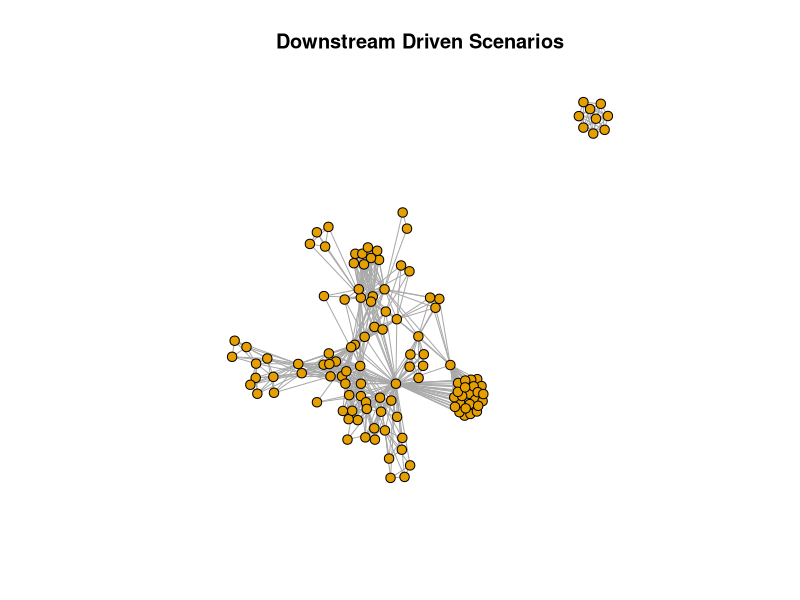
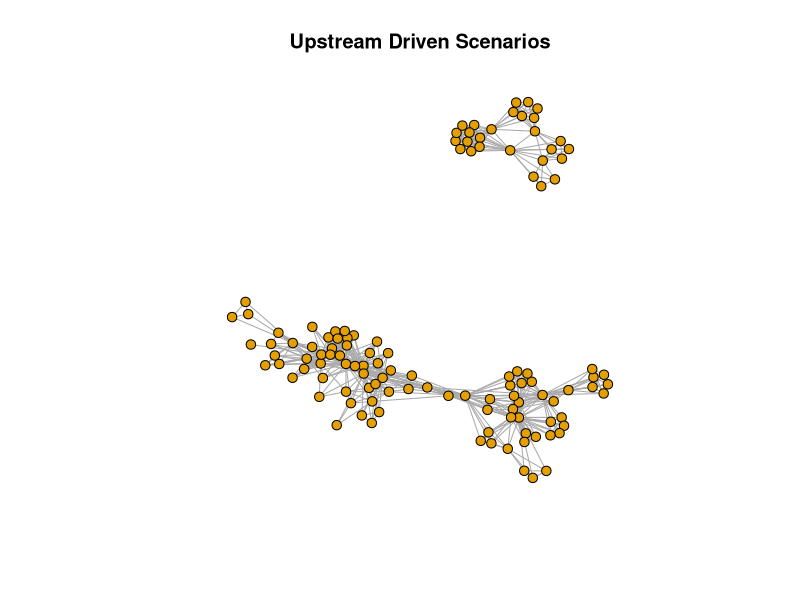
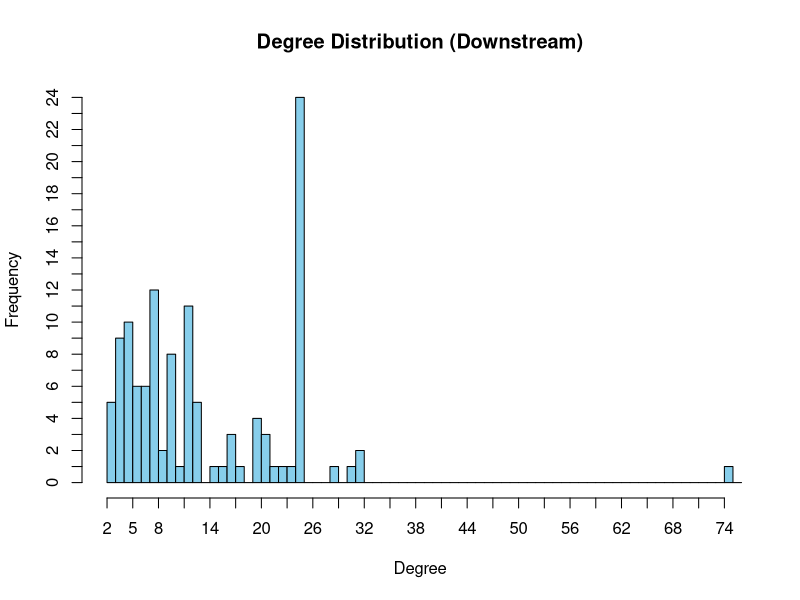
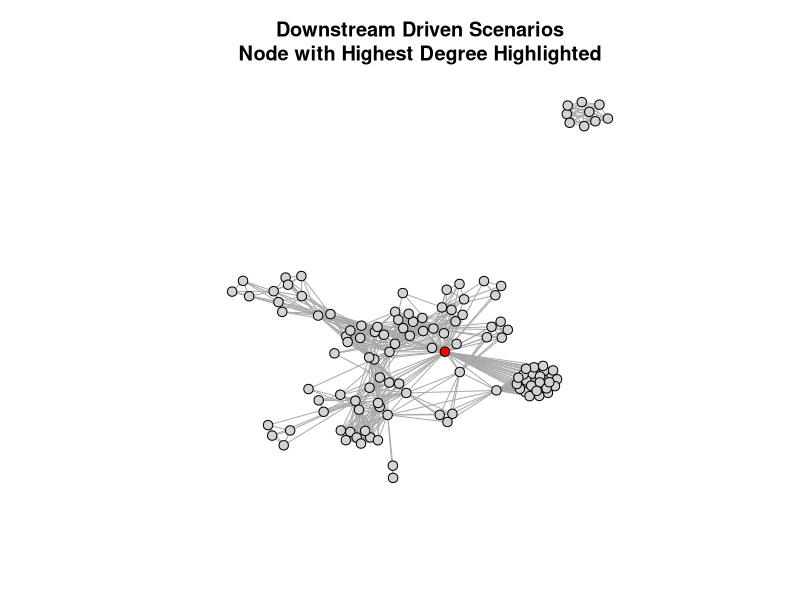
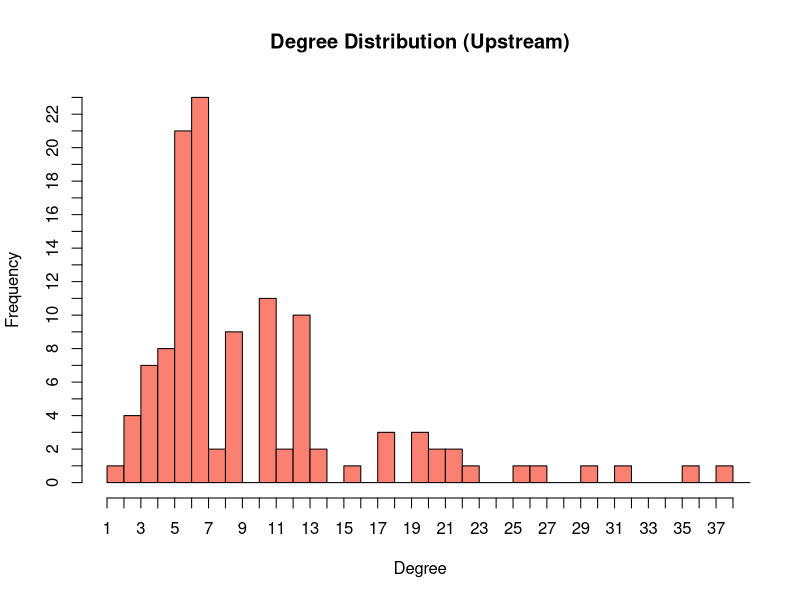
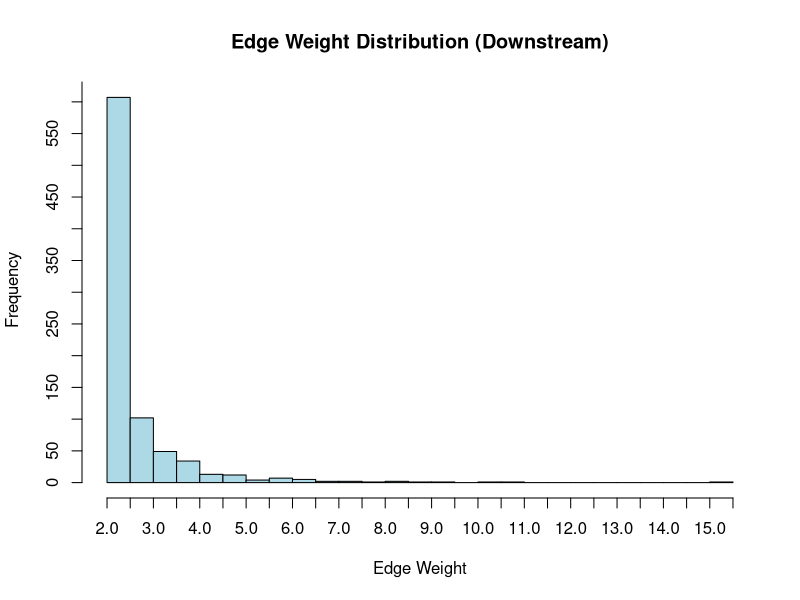
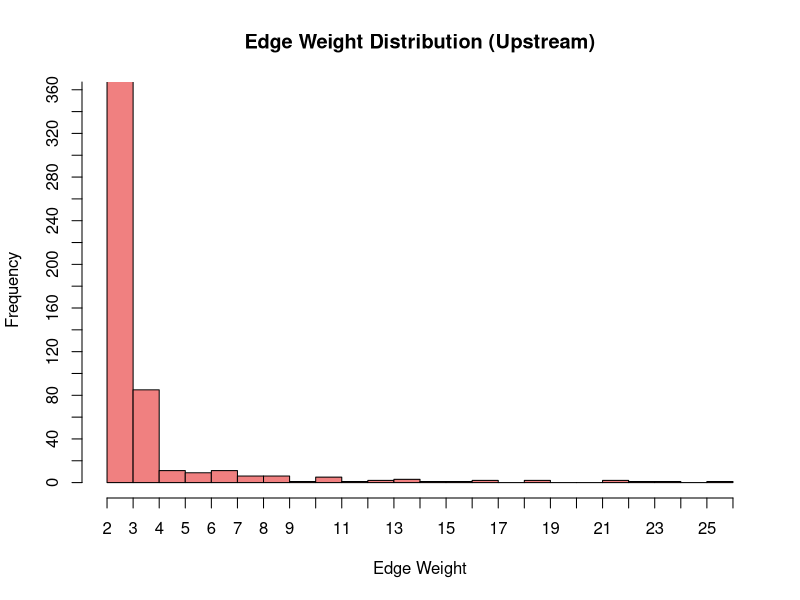

Write R code to recreate these figures, in order.
library(igraph)
#install.packages("rstudioapi")
library(rstudioapi)

# To set current directory as working directory:
setwd(dirname(rstudioapi::getActiveDocumentContext()$path))
getwd()
list.files()

# --- Downstream Driven Scenarios Graph ---

# Read the CSV file
df_ds <- read.csv("../data/downstream_driven.csv", stringsAsFactors = FALSE)

# Get unique usernames (nodes = developers)
nodes_ds <- unique(df_ds$username)

# Create edges with weights based on shared scenarios
# edge_weights will store the weight for each pair
edge_weights <- list()

scenarios <- unique(df_ds$scenario)

for (scenario in scenarios) {
  # Get all rows for this scenario
  scenario_data <- df_ds[df_ds$scenario == scenario, ]
  
  # Calculate involvement for each developer in this scenario
  # (sum of max_inv across all projects they appear in for this scenario)
  dev_involvement <- aggregate(max_inv ~ username, data = scenario_data, FUN = sum)
  
  # Get developers in this scenario
  devs <- unique(scenario_data$username)
  
  # Create edges between all pairs of developers in this scenario
  if (length(devs) > 1) {
    pairs <- combn(devs, 2)
    for (i in 1:ncol(pairs)) {
      dev1 <- pairs[1, i]
      dev2 <- pairs[2, i]
      
      # Get involvement values for both developers
      inv1 <- dev_involvement$max_inv[dev_involvement$username == dev1]
      inv2 <- dev_involvement$max_inv[dev_involvement$username == dev2]
      
      # Calculate scenario weight as average of their involvements
      scenario_weight <- mean(c(inv1, inv2))
      
      # Create edge key (sorted to avoid duplicates)
      edge_key <- paste(sort(c(dev1, dev2)), collapse = "_")
      
      # Add to cumulative weight
      if (is.null(edge_weights[[edge_key]])) {
        edge_weights[[edge_key]] <- scenario_weight
      } else {
        edge_weights[[edge_key]] <- edge_weights[[edge_key]] + scenario_weight
      }
    }
  }
}

# Convert edge_weights list to edge_list dataframe
edge_list <- data.frame(
  from = character(),
  to = character(),
  weight = numeric(),
  stringsAsFactors = FALSE
)

for (edge_key in names(edge_weights)) {
  devs <- strsplit(edge_key, "_")[[1]]
  edge_list <- rbind(edge_list, data.frame(
    from = devs[1],
    to = devs[2],
    weight = edge_weights[[edge_key]],
    stringsAsFactors = FALSE
  ))
}

# Create the graph
g_ds <- graph_from_data_frame(d = edge_list, vertices = nodes_ds, directed = FALSE)

# Add inverse weight as edge attribute (for distance-based metrics)
E(g_ds)$inv_weight <- 1 / E(g_ds)$weight

cat("\n--- Downstream Driven Graph Metrics ---\n")
# Print graph summary
print(paste("Number of nodes (downstream):", vcount(g_ds)))
print(paste("Number of edges (downstream):", ecount(g_ds)))
print(paste("Edge weight range (downstream):", min(E(g_ds)$weight), "to", max(E(g_ds)$weight)))
#print(g)


# Plot the graph
plot(g_ds, vertex.size=5, vertex.label=NA, edge.arrow.size=0.4, layout = layout_nicely(g_ds), main = "Downstream Driven Scenarios")

# --- Downstream Graph Metrics ---
# 1. Number of connected components
num_components_ds <- components(g_ds)$no
cat("Number of connected components:", num_components_ds, "\n")
# 2. Giant component size
giant_component_size_ds <- max(components(g_ds)$csize)
cat("Giant component size:", giant_component_size_ds, "\n")
# 3. Graph density
density_ds <- edge_density(g_ds)
cat("Graph density:", density_ds, "\n")
# 4. Average weighted degree
avg_weighted_degree_ds <- mean(strength(g_ds, weights=E(g_ds)$weight))
cat("Average weighted degree:", avg_weighted_degree_ds, "\n")

# --- Upstream Driven Scenarios Graph ---
# Read the upstream CSV file
df_up <- read.csv("../data/upstream_driven.csv", stringsAsFactors = FALSE)

# Get unique usernames (nodes = developers)
nodes_up <- unique(df_up$username)

# Create edges with weights based on shared scenarios
edge_weights_up <- list()

scenarios_up <- unique(df_up$scenario)

for (scenario in scenarios_up) {
  # Get all rows for this scenario
  scenario_data <- df_up[df_up$scenario == scenario, ]
  
  # Calculate involvement for each developer in this scenario
  dev_involvement <- aggregate(max_inv ~ username, data = scenario_data, FUN = sum)
  
  # Get developers in this scenario
  devs_up <- unique(scenario_data$username)
  
  # Create edges between all pairs of developers in this scenario
  if (length(devs_up) > 1) {
    pairs_up <- combn(devs_up, 2)
    for (i in 1:ncol(pairs_up)) {
      dev1 <- pairs_up[1, i]
      dev2 <- pairs_up[2, i]
      
      # Get involvement values for both developers
      inv1 <- dev_involvement$max_inv[dev_involvement$username == dev1]
      inv2 <- dev_involvement$max_inv[dev_involvement$username == dev2]
      
      # Calculate scenario weight as average of their involvements
      scenario_weight <- mean(c(inv1, inv2))
      
      # Create edge key (sorted to avoid duplicates)
      edge_key <- paste(sort(c(dev1, dev2)), collapse = "_")
      
      # Add to cumulative weight
      if (is.null(edge_weights_up[[edge_key]])) {
        edge_weights_up[[edge_key]] <- scenario_weight
      } else {
        edge_weights_up[[edge_key]] <- edge_weights_up[[edge_key]] + scenario_weight
      }
    }
  }
}

# Convert edge_weights list to edge_list dataframe
edge_list_up <- data.frame(
  from = character(),
  to = character(),
  weight = numeric(),
  stringsAsFactors = FALSE
)

for (edge_key in names(edge_weights_up)) {
  devs <- strsplit(edge_key, "_")[[1]]
  edge_list_up <- rbind(edge_list_up, data.frame(
    from = devs[1],
    to = devs[2],
    weight = edge_weights_up[[edge_key]],
    stringsAsFactors = FALSE
  ))
}

# Create the graph
g_up <- graph_from_data_frame(d = edge_list_up, vertices = nodes_up, directed = FALSE)

# Add inverse weight as edge attribute (for distance-based metrics)
E(g_up)$inv_weight <- 1 / E(g_up)$weight

cat("\n--- Upstream Driven Graph Metrics ---\n")
# Print graph summary
print(paste("Number of nodes (upstream):", vcount(g_up)))
print(paste("Number of edges (upstream):", ecount(g_up)))
print(paste("Edge weight range (upstream):", min(E(g_up)$weight), "to", max(E(g_up)$weight)))


# Plot the graph
plot(g_up, vertex.size=5, vertex.label=NA, edge.arrow.size=0.4, layout = layout_nicely(g_up), main = "Upstream Driven Scenarios")

# --- Upstream Graph Metrics ---
# 1. Number of connected components
num_components_up <- components(g_up)$no
cat("Number of connected components:", num_components_up, "\n")
# 2. Giant component size
giant_component_size_up <- max(components(g_up)$csize)
cat("Giant component size:", giant_component_size_up, "\n")
# 3. Graph density
density_up <- edge_density(g_up)
cat("Graph density:", density_up, "\n")
# 4. Average weighted degree
avg_weighted_degree_up <- mean(strength(g_up, weights=E(g_up)$weight))
cat("Average weighted degree:", avg_weighted_degree_up, "\n")

# --- Degree Distribution (Unweighted) ---
# Downstream Driven Graph
deg_ds <- degree(g_ds, mode = "all")
hist_ds <- hist(deg_ds, breaks = seq(min(deg_ds), max(deg_ds)+1, by=1),
               main = "Degree Distribution (Downstream)",
               xlab = "Degree", ylab = "Frequency", col = "skyblue",
               xaxt = "n", yaxt = "n", xlim = c(min(deg_ds), max(deg_ds)), ylim = c(0, max(tabulate(deg_ds+1))))
# Custom x and y axes with more ticks
axis(1, at = seq(min(deg_ds), max(deg_ds), by = max(1, floor((max(deg_ds)-min(deg_ds))/20))))
axis(2, at = seq(0, max(hist_ds$counts), by = max(1, floor(max(hist_ds$counts)/20))))

# Print degree distribution (downstream)
cat("\nDegree distribution (downstream):\n")
print(table(deg_ds))

# --- Visualize Node with Highest Degree (Downstream) ---
max_deg_ds <- max(deg_ds)
node_max_deg_ds <- names(deg_ds)[which(deg_ds == max_deg_ds)]
cat("\nNode with highest degree (downstream):", node_max_deg_ds, "with degree", max_deg_ds, "\n")

# Highlight this node in the downstream-driven graph
vertex_colors <- rep("lightgray", vcount(g_ds))
vertex_colors[which(V(g_ds)$name == node_max_deg_ds)] <- "red"
plot(g_ds, vertex.size=5, vertex.label=NA, edge.arrow.size=0.4,
  layout = layout_nicely(g_ds), main = paste("Downstream Driven Scenarios\nNode with Highest Degree Highlighted"),
  vertex.color = vertex_colors)

# Upstream Driven Graph
deg_up <- degree(g_up, mode = "all")
hist_up <- hist(deg_up, breaks = seq(min(deg_up), max(deg_up)+1, by=1),
               main = "Degree Distribution (Upstream)",
               xlab = "Degree", ylab = "Frequency", col = "salmon",
               xaxt = "n", yaxt = "n", xlim = c(min(deg_up), max(deg_up)), ylim = c(0, max(tabulate(deg_up+1))))
# Custom x and y axes with more ticks
axis(1, at = seq(min(deg_up), max(deg_up), by = max(1, floor((max(deg_up)-min(deg_up))/20))))
axis(2, at = seq(0, max(hist_up$counts), by = max(1, floor(max(hist_up$counts)/20))))

# Print degree distribution (upstream)
cat("\nDegree distribution (upstream):\n")
print(table(deg_up))

# --- Edge Weight Distribution (Histogram) ---
# Downstream Driven Graph
edge_weights_ds <- E(g_ds)$weight
hist(edge_weights_ds, breaks = 30, main = "Edge Weight Distribution (Downstream)",
  xlab = "Edge Weight", ylab = "Frequency", col = "lightblue",
  xaxt = "n", yaxt = "n", xlim = c(min(edge_weights_ds), max(edge_weights_ds)), ylim = c(0, max(tabulate(as.integer(edge_weights_ds)))))
axis(1, at = pretty(edge_weights_ds, n = 20))
axis(2, at = pretty(hist(edge_weights_ds, plot=FALSE)$counts, n = 20))

# Print edge weight distribution (downstream)
cat("\nEdge weight distribution (downstream):\n")
print(summary(edge_weights_ds))
cat("\nEdge weight frequency table (downstream):\n")
print(table(edge_weights_ds))

# Upstream Driven Graph
edge_weights_up <- E(g_up)$weight
hist(edge_weights_up, breaks = 30, main = "Edge Weight Distribution (Upstream)",
  xlab = "Edge Weight", ylab = "Frequency", col = "lightcoral",
  xaxt = "n", yaxt = "n", xlim = c(min(edge_weights_up), max(edge_weights_up)), ylim = c(0, max(tabulate(as.integer(edge_weights_up)))))
axis(1, at = pretty(edge_weights_up, n = 20))
axis(2, at = pretty(hist(edge_weights_up, plot=FALSE)$counts, n = 20))

# Print edge weight distribution (upstream)
cat("\nEdge weight distribution (upstream):\n")
print(summary(edge_weights_up))
cat("\nEdge weight frequency table (upstream):\n")
print(table(edge_weights_up))

# --- Average Path Length (using inverse weights as distances) ---
if (is_connected(g_ds)) {
  avg_path_length_ds <- mean_distance(g_ds, weights = E(g_ds)$inv_weight)
  cat("\nAverage path length (downstream, inv_weight):", avg_path_length_ds, "\n")
} else {
  cat("\nDownstream graph is not connected; computing average path length for the largest component.\n")
  comp_ds <- components(g_ds)
  giant_ds <- induced_subgraph(g_ds, which(comp_ds$membership == which.max(comp_ds$csize)))
  avg_path_length_ds <- mean_distance(giant_ds, weights = E(giant_ds)$inv_weight)
  cat("Average path length (downstream, inv_weight, giant component):", avg_path_length_ds, "\n")
}

if (is_connected(g_up)) {
  avg_path_length_up <- mean_distance(g_up, weights = E(g_up)$inv_weight)
  cat("Average path length (upstream, inv_weight):", avg_path_length_up, "\n")
} else {
  cat("Upstream graph is not connected; computing average path length for the largest component.\n")
  comp_up <- components(g_up)
  giant_up <- induced_subgraph(g_up, which(comp_up$membership == which.max(comp_up$csize)))
  avg_path_length_up <- mean_distance(giant_up, weights = E(giant_up)$inv_weight)
  cat("Average path length (upstream, inv_weight, giant component):", avg_path_length_up, "\n")
}
